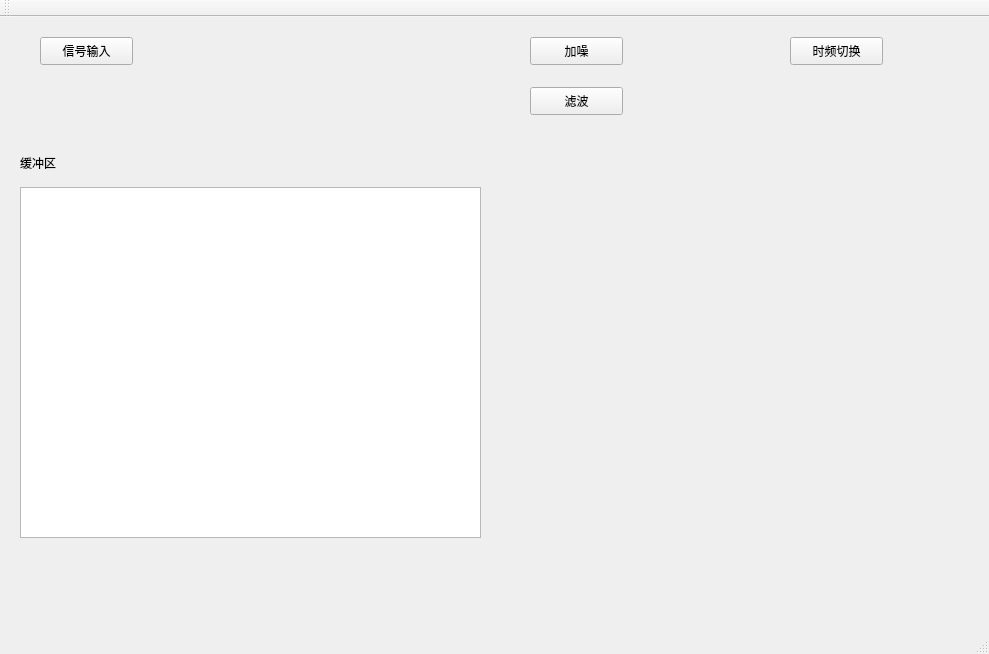
<?xml version="1.0" encoding="UTF-8"?>
<ui version="4.0">
 <class>QtGuiFileTestClass</class>
 <widget class="QMainWindow" name="QtGuiFileTestClass">
  <property name="geometry">
   <rect>
    <x>0</x>
    <y>0</y>
    <width>989</width>
    <height>654</height>
   </rect>
  </property>
  <property name="windowTitle">
   <string>QtGuiFileTest</string>
  </property>
  <widget class="QWidget" name="centralWidget">
   <widget class="QLabel" name="result">
    <property name="geometry">
     <rect>
      <x>20</x>
      <y>130</y>
      <width>91</width>
      <height>31</height>
     </rect>
    </property>
    <property name="text">
     <string>缓冲区</string>
    </property>
   </widget>
   <widget class="QTextBrowser" name="textBrowser">
    <property name="geometry">
     <rect>
      <x>20</x>
      <y>170</y>
      <width>461</width>
      <height>351</height>
     </rect>
    </property>
   </widget>
   <widget class="QPushButton" name="timeFre">
    <property name="geometry">
     <rect>
      <x>790</x>
      <y>20</y>
      <width>93</width>
      <height>28</height>
     </rect>
    </property>
    <property name="text">
     <string>时频切换</string>
    </property>
   </widget>
   <widget class="QPushButton" name="addNoise">
    <property name="geometry">
     <rect>
      <x>530</x>
      <y>20</y>
      <width>93</width>
      <height>28</height>
     </rect>
    </property>
    <property name="text">
     <string>加噪</string>
    </property>
   </widget>
   <widget class="QPushButton" name="filtering">
    <property name="geometry">
     <rect>
      <x>530</x>
      <y>70</y>
      <width>93</width>
      <height>28</height>
     </rect>
    </property>
    <property name="text">
     <string>滤波</string>
    </property>
   </widget>
   <widget class="QPushButton" name="openFile">
    <property name="geometry">
     <rect>
      <x>40</x>
      <y>20</y>
      <width>93</width>
      <height>28</height>
     </rect>
    </property>
    <property name="text">
     <string>信号输入</string>
    </property>
   </widget>
  </widget>
  <widget class="QMenuBar" name="menuBar">
   <property name="geometry">
    <rect>
     <x>0</x>
     <y>0</y>
     <width>989</width>
     <height>26</height>
    </rect>
   </property>
  </widget>
  <widget class="QToolBar" name="mainToolBar">
   <attribute name="toolBarArea">
    <enum>TopToolBarArea</enum>
   </attribute>
   <attribute name="toolBarBreak">
    <bool>false</bool>
   </attribute>
  </widget>
  <widget class="QStatusBar" name="statusBar"/>
 </widget>
 <layoutdefault spacing="6" margin="11"/>
 <resources>
  <include location="QtGuiFileTest.qrc"/>
 </resources>
 <connections/>
</ui>
